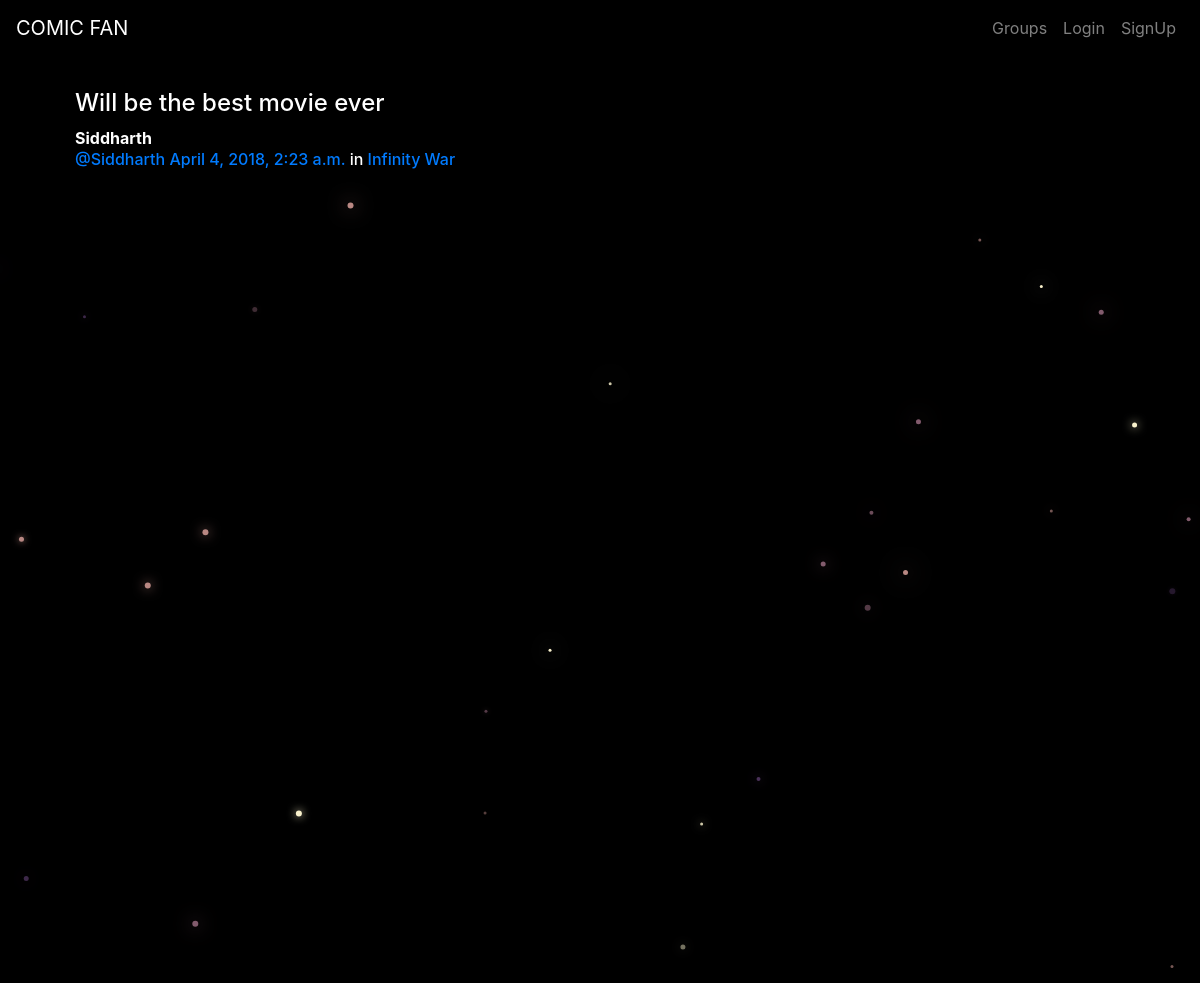
The app's page /posts/by/Siddharth/5/ with its own data.
### posts/models.py (models this page shows, shortened)
class Post(models.Model):
    user = models.ForeignKey(User,related_name='posts')
    created_at = models.DateTimeField(auto_now = True)
    message = models.TextField()
    group = models.ForeignKey(Group,related_name='posts',null=True,blank=True)
    class Meta:
        ordering = ['-created_at']
        unique_together=['user','message']

### groups/models.py (models this page shows, shortened)
class Group(models.Model):
    name = models.CharField(max_length=30,unique=True)
    slug = models.SlugField(allow_unicode=True,unique=True)
    description = models.TextField(blank=True,default='')
    members = models.ManyToManyField(User,through='GroupMember')
    class Meta:
        ordering = ['name']

### posts/views.py (the view)
# urls.py: url(r"^by/(?P<username>[-\w]+)/(?P<pk>\d+)/$",views.PostDetail.as_view(),name="single"),
class PostDetail(SelectRelatedMixin,generic.DetailView):
    model = models.Post
    select_related = ('user','group')
    def get_queryset(self):
        queryset = super().get_queryset()
        return queryset.filter(
            user__username__iexact=self.kwargs.get("username")
        )

### posts/templates/posts/post_detail.html
{% extends "posts/post_base.html" %}
{% block post_content %}
<div class="col-md-8">
    {% include "posts/_post.html" %}
</div>
{% endblock %}

### posts/templates/posts/_post.html (shortened to what this page needs)
<hr>
<div class="post">
	<h4>{{ post.message|safe }}</h4>
	<div class="">
		<strong>{{ post.user.username }}</strong>
		<h6 class="">
			<span class="username"><a href="{% url 'posts:for_user' username=post.user.username %}">@{{ post.user.username }}</a></span>
			<time class="time"><a href="{% url 'posts:single' username=post.user.username pk=post.pk %}">{{ post.created_at }}</a></time>
			{% if post.group %}
			<span class="group-name">in <a href="{% url 'groups:single' slug=post.group.slug %}">{{ post.group.name }}</a></span>
			{% endif %}
		</h6>
	</div>
</div>

### static/css/mycss.css (style rules this page uses)
body { background: black; color: white !important; }

### records on screen
Post: message "Will be the best movie ever", user.username "Siddharth", created_at "April 4, 2018, 2:23 a.m.", group.name "Infinity War"
